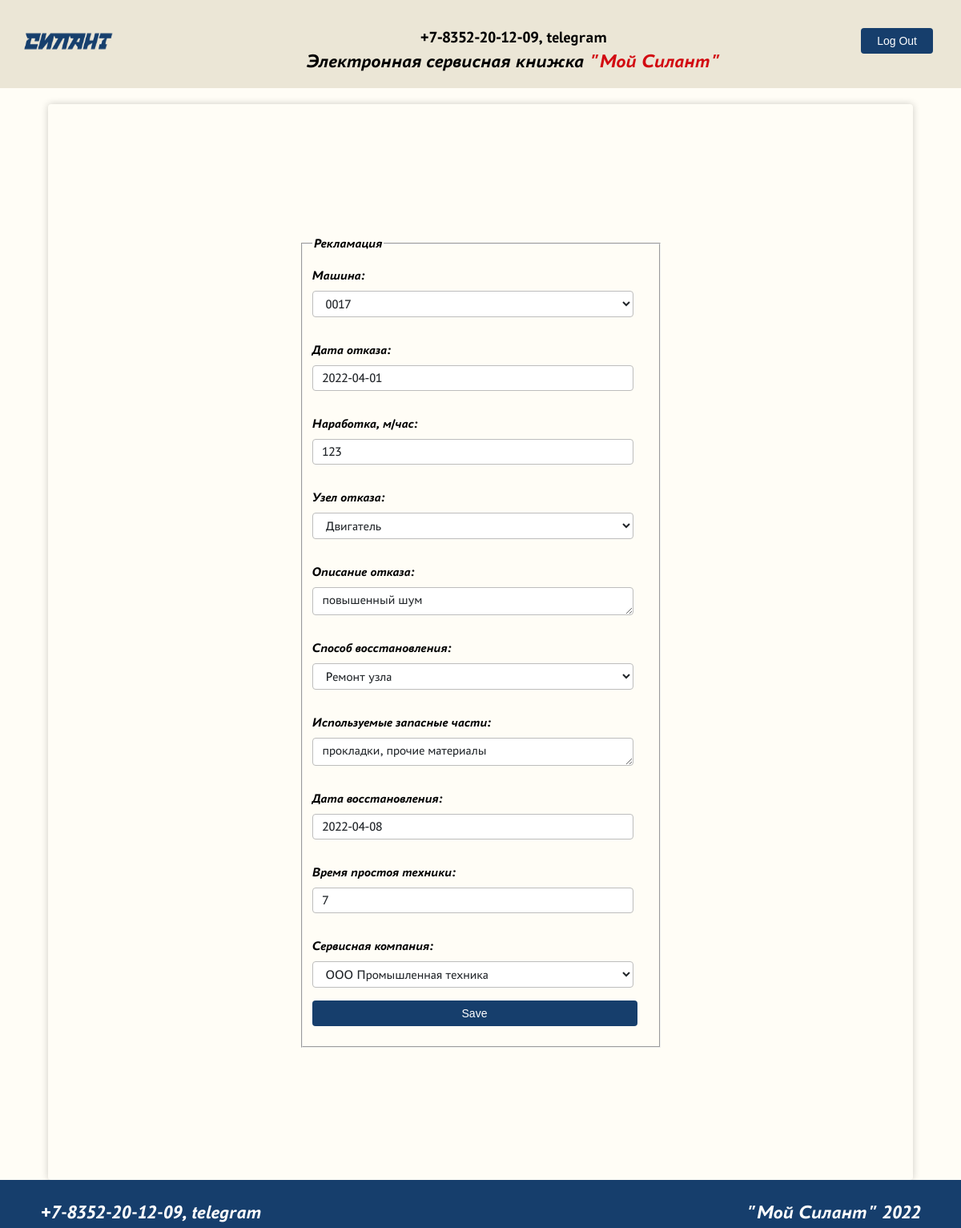
The page /claims/1/update/ (signed in) on the database its author committed.
### silant_app/models.py (models this page shows)
class Claims(models.Model):
    vehicle = models.ForeignKey(Vehicle, on_delete=models.CASCADE, verbose_name='Mашина')
    claimDate = models.DateField(verbose_name='Дата отказа')
    operatingTime = models.IntegerField(verbose_name='Наработка, м/час')
    failureNode = models.ForeignKey(FailureNode, on_delete=models.CASCADE, verbose_name='Узел отказа')
    failureDescription = models.TextField(default='описание', verbose_name='Описание отказа')
    repairingMethod = models.ForeignKey(RepairingMethod, on_delete=models.CASCADE, verbose_name='Способ восстановления')
    usedSpareParts = models.TextField(verbose_name='Используемые запасные части')
    repairingDate = models.DateField(verbose_name='Дата восстановления')
    vehicleDowntime = models.IntegerField(verbose_name='Время простоя техники')
    serviceCompany = models.ForeignKey(ServiceCompany, on_delete=models.CASCADE, verbose_name='Cервисная компания')

### silant_app/views.py (the view, shortened to what this page needs)
# urls.py: path('claims/<int:pk>/update/', ClaimsUpdateView.as_view(), name='claims-update'),
class ClaimsUpdateView(LoginRequiredMixin, UserPassesTestMixin, UpdateView):
    model = Claims
    form_class = ClaimsForm
    success_url = '/claims'
    def test_func(self):
        return True

### silant_app/forms.py
class ClaimsForm(forms.ModelForm):
    class Meta:
        model = Claims
        fields = ['vehicle', 'claimDate', 'operatingTime', 'failureNode', 'failureDescription', 'repairingMethod',
    'usedSpareParts', 'repairingDate', 'vehicleDowntime', 'serviceCompany',]

### silant_app/models.py (called while the page is built)
    def __str__(self):
        return f'{self.name}'

    def __str__(self):
        return f'{self.name}'

    def __str__(self):
        return f'{self.name}'

    def __str__(self):
        return f'{self.vehicleNumber}'

### templates/silant_app/claims_form.html (shortened to what this page needs)
{% extends "flatpages/default.html" %}
{% block content %}
    <div class="my_form_container">
        <form class="my_filter_form" method="POST">
            <fieldset >
                <legend class="border-bottom mb-4">Рекламация</legend>
                    {{ form.as_p }}
                <button type="submit">Save</button>
            </fieldset>
        </form>
    </div>
{% endblock content %}

### static/css/global.css (style rules this page uses)
*, *::before, *::after { box-sizing: border-box; }
body { background: #FFFDF6; width: 100%; height: 100%; margin: 0px; padding: 0px; }
label { margin-bottom: 10px; display:inline-block; }
button, .table_button { display: inline-block; box-sizing: border-box; padding: 0 20px; margin: 0 15px 15px 0; outline: none; border: none; border-radius: 4px; height: 32px; line-height: 32px; font-size: 14px; font-weight: 500; text-decoration: none; color: #fff; background-color: #163E6C; cursor: pointer; user-select: none; appearance: none; touch-action: manipulation; vertical-align: top; }
.my_form_container { margin-top: 20px; width: 100%; height: 100vh; display: grid; justify-items: center; font-family: 'PT Astra Sans Regular', serif; font-size: 16px; border-radius: 4px; box-shadow: 0px 0px 10px 0px #00000033; overflow-y: auto; white-space: nowrap; -webkit-overflow-scrolling: touch; }
fieldset { width: 100%; display: flex; flex-direction: column; }
textarea { display: block; width: 100%; height: 35px; padding: 0.375rem 0.75rem; font-family: 'PT Astra Sans Regular'; font-size: inherit; color: #212529; background-color: #fff; background-clip: padding-box; border: 1px solid #bdbdbd; border-radius: 0.25rem; transition: border-color 0.15s ease-in-out, box-shadow 0.15s ease-in-out; }

### rows shown on the page
Claims: vehicle "0017", claimDate "2022-04-01", operatingTime "123", failureNode "Двигатель", failureDescription "повышенный шум", repairingMethod "Ремонт узла", usedSpareParts "прокладки, прочие материалы", repairingDate "2022-04-08", vehicleDowntime "7", serviceCompany "ООО Промышленная техника"
